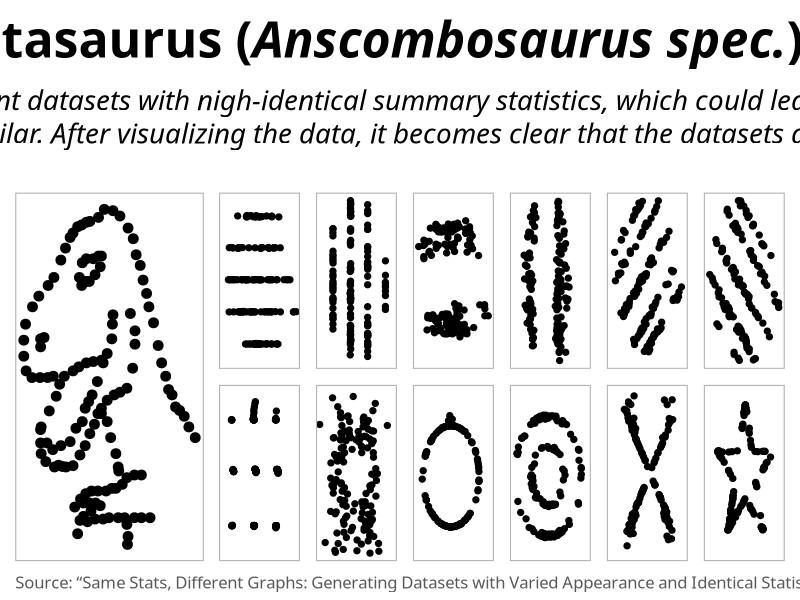
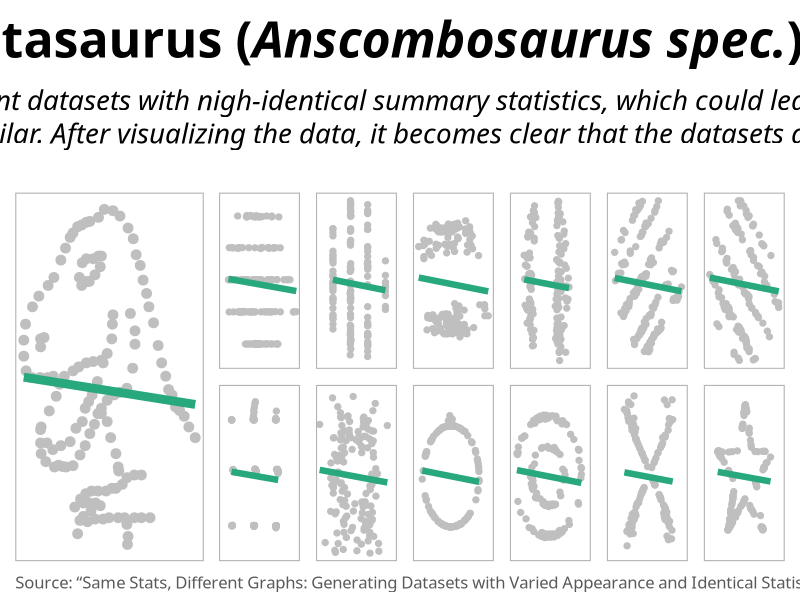
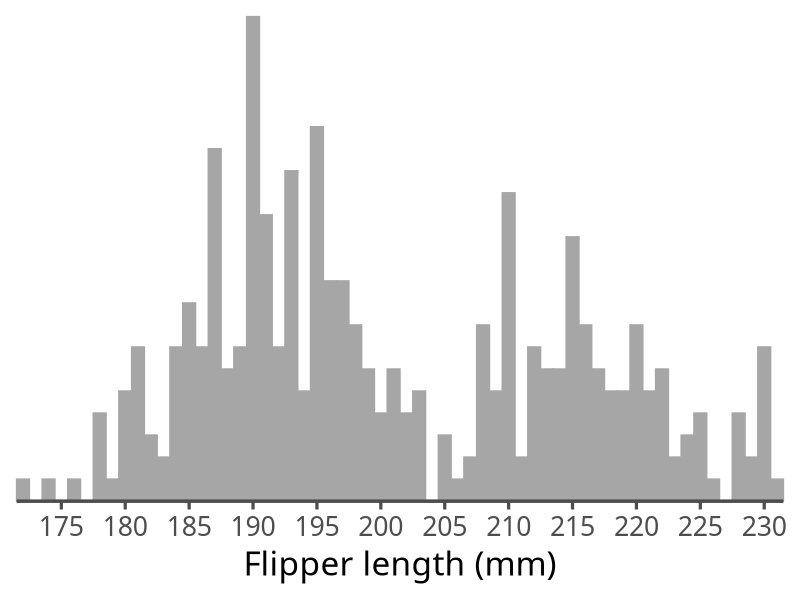
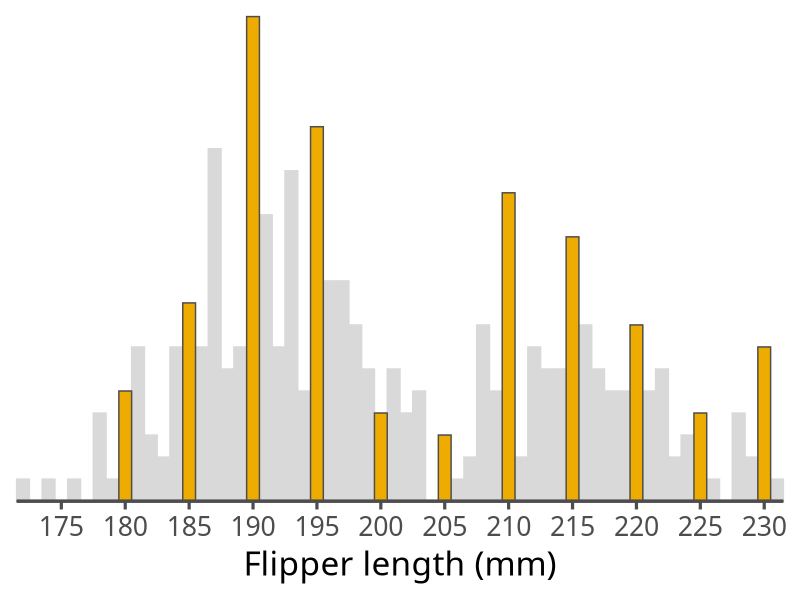

R code for these plots, in order:
## ---- chunk 1
#| label: datasaurus-dozen-prep
#| include: false
#| cache: false
library(ggplot2)
library(patchwork)

theme_set(theme_light(base_family = "Asap SemiCondensed"))
theme_update(
  strip.text = element_blank(),
  panel.grid = element_blank(),
  panel.spacing = unit(.8, "lines"),
  plot.title = ggtext::element_markdown(
    family = "Asap", size = 36, hjust = .5, face = "bold", 
    margin = margin(t = 10)
  ),
  plot.subtitle = ggtext::element_markdown(
    size = 20, hjust = .5, face = "italic", lineheight = 1.2, 
    margin = margin(t = 15, b = 25)
  ),
  plot.caption = element_text(color = "grey35", size = 12, hjust = 0),
  panel.border = element_rect(linewidth = rel(1.5))
)

saurus <- readr::read_csv(here::here("materials", "data", "datasaurus.csv"))

facet <- 
  saurus |> 
  dplyr::filter(dataset != "dino") |> 
  dplyr::mutate(dataset = factor(
    dataset, levels = c("h_lines", "v_lines", "high_lines", 
                        "wide_lines", "slant_up", "slant_down", 
                        "dots", "away", "circle", 
                        "bullseye", "x_shape", "star")
  )) |> 
  ggplot(aes(x, y)) +
    facet_wrap(~ dataset, nrow = 2) +
    scale_x_continuous(guide = "none", name = NULL) + 
    scale_y_continuous(guide = "none", name = NULL)

dino <-
  ggplot(dplyr::filter(saurus, dataset == "dino"), aes(x, y)) +
    facet_wrap(~ dataset) + 
    scale_x_continuous(guide = "none", name = NULL) + 
    scale_y_continuous(guide = "none", name = NULL)

title <- "The Datasaurus (*Anscombosaurus spec.*) Dozen</b>"
subtitle <- "is a set of 13 different datasets with nigh-identical summary statistics, which could lead one to believe the<br>datasets are quite similar. After visualizing the data, it becomes clear that the datasets are markedly different."
caption <- "Source: “Same Stats, Different Graphs: Generating Datasets with Varied Appearance and Identical Statistics through Simulated Annealing” by Justin Matejka & George Fitzmaurice (2017)"
## ---- chunk 2
#| label: datasaurus-dozen-dots
#| fig-width: 16
#| fig-height: 7.2
#| echo: false
dino + 
    geom_point(size = 3) +
  facet +
    geom_point(size = 1.8) +
  plot_layout(widths = c(1, 3)) +
  plot_annotation(title = title, subtitle = subtitle, caption = caption)
## ---- chunk 3
#| label: datasaurus-dozen-trends
#| fig-width: 16
#| fig-height: 7.2
#| echo: false
dino +
    geom_point(color = "grey75", size = 3) + 
    geom_smooth(method = "lm", linewidth = 3, color = "#28A87D", se = FALSE) +
  facet +
    geom_point(color = "grey75", size = 1.8) +
    geom_smooth(method = "lm", linewidth = 2.2, color = "#28A87D", se = FALSE) +
  plot_layout(widths = c(1, 3)) +
  plot_annotation(title = title, subtitle = subtitle, caption = caption) 
## ---- chunk 4
#| label: example-guesstimation-precision-raw
#| echo: false
#| cache: false
library(ggplot2)
library(palmerpenguins)

g <- 
  ggplot(penguins, aes(x = flipper_length_mm)) +
  coord_cartesian(expand = FALSE, clip = "off") +
  scale_x_continuous(breaks = seq(170, 230, by = 5)) +
  scale_y_continuous(guide = "none") +
  labs(x = "Flipper length (mm)", y = NULL) +
  theme_minimal(base_size = 24, base_family = "Asap SemiCondensed") +
  theme(panel.grid = element_blank(),
        axis.ticks.x = element_line(color = "grey30"))

g + 
  geom_histogram(fill = "grey65", color = "grey65", binwidth = 1) +
  geom_hline(yintercept = 0, linewidth = 1.2, color = "grey30")
## ---- chunk 5
#| label: example-guesstimation-precision-highlight
#| echo: false
g +
  geom_histogram(aes(fill = flipper_length_mm %% 5 == 0,
                     #color = after_scale(fill)), binwidth = 1) +
                     color = flipper_length_mm %% 5 == 0), binwidth = 1) +
  geom_hline(yintercept = 0, linewidth = 1.2, color = "grey30") +
  scale_fill_manual(values = c("grey85", "#EFAC00"), guide = "none")  +
  scale_color_manual(values = c("grey85", "grey30"), guide = "none") 
